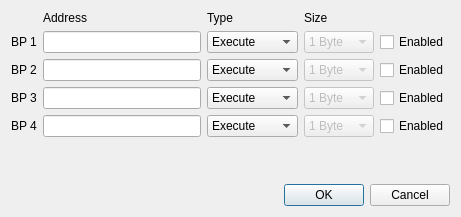
<?xml version="1.0" encoding="UTF-8"?>
<ui version="4.0">
 <author>Evan Teran</author>
 <class>DialogHWBreakpoints</class>
 <widget class="QDialog" name="DialogHWBreakpoints">
  <property name="geometry">
   <rect>
    <x>0</x>
    <y>0</y>
    <width>461</width>
    <height>217</height>
   </rect>
  </property>
  <property name="windowTitle">
   <string>Hardware Breakpoints</string>
  </property>
  <layout class="QGridLayout">
   <item row="0" column="1">
    <widget class="QLabel" name="label_2">
     <property name="text">
      <string>Address</string>
     </property>
    </widget>
   </item>
   <item row="0" column="2">
    <widget class="QLabel" name="label_4">
     <property name="text">
      <string>Type</string>
     </property>
    </widget>
   </item>
   <item row="0" column="3">
    <widget class="QLabel" name="label_3">
     <property name="text">
      <string>Size</string>
     </property>
    </widget>
   </item>
   <item row="1" column="0">
    <widget class="QLabel" name="label">
     <property name="text">
      <string>BP 1</string>
     </property>
    </widget>
   </item>
   <item row="1" column="1">
    <widget class="QLineEdit" name="txtBP1">
     <property name="font">
      <font>
       <family>Monospace</family>
      </font>
     </property>
    </widget>
   </item>
   <item row="1" column="2">
    <widget class="QComboBox" name="cmbType1">
     <item>
      <property name="text">
       <string>Execute</string>
      </property>
     </item>
     <item>
      <property name="text">
       <string>Write</string>
      </property>
     </item>
     <item>
      <property name="text">
       <string>Read/Write</string>
      </property>
     </item>
    </widget>
   </item>
   <item row="1" column="3">
    <widget class="QComboBox" name="cmbSize1">
     <property name="enabled">
      <bool>false</bool>
     </property>
     <item>
      <property name="text">
       <string>1 Byte</string>
      </property>
     </item>
     <item>
      <property name="text">
       <string>2 Bytes</string>
      </property>
     </item>
     <item>
      <property name="text">
       <string>4 Bytes</string>
      </property>
     </item>
    </widget>
   </item>
   <item row="1" column="4">
    <widget class="QCheckBox" name="chkBP1">
     <property name="text">
      <string>Enabled</string>
     </property>
    </widget>
   </item>
   <item row="2" column="0">
    <widget class="QLabel" name="label_5">
     <property name="text">
      <string>BP 2</string>
     </property>
    </widget>
   </item>
   <item row="2" column="1">
    <widget class="QLineEdit" name="txtBP2">
     <property name="font">
      <font>
       <family>Monospace</family>
      </font>
     </property>
    </widget>
   </item>
   <item row="2" column="2">
    <widget class="QComboBox" name="cmbType2">
     <item>
      <property name="text">
       <string>Execute</string>
      </property>
     </item>
     <item>
      <property name="text">
       <string>Write</string>
      </property>
     </item>
     <item>
      <property name="text">
       <string>Read/Write</string>
      </property>
     </item>
    </widget>
   </item>
   <item row="2" column="3">
    <widget class="QComboBox" name="cmbSize2">
     <property name="enabled">
      <bool>false</bool>
     </property>
     <item>
      <property name="text">
       <string>1 Byte</string>
      </property>
     </item>
     <item>
      <property name="text">
       <string>2 Bytes</string>
      </property>
     </item>
     <item>
      <property name="text">
       <string>4 Bytes</string>
      </property>
     </item>
    </widget>
   </item>
   <item row="2" column="4">
    <widget class="QCheckBox" name="chkBP2">
     <property name="text">
      <string>Enabled</string>
     </property>
    </widget>
   </item>
   <item row="3" column="0">
    <widget class="QLabel" name="label_6">
     <property name="text">
      <string>BP 3</string>
     </property>
    </widget>
   </item>
   <item row="3" column="1">
    <widget class="QLineEdit" name="txtBP3">
     <property name="font">
      <font>
       <family>Monospace</family>
      </font>
     </property>
    </widget>
   </item>
   <item row="3" column="2">
    <widget class="QComboBox" name="cmbType3">
     <item>
      <property name="text">
       <string>Execute</string>
      </property>
     </item>
     <item>
      <property name="text">
       <string>Write</string>
      </property>
     </item>
     <item>
      <property name="text">
       <string>Read/Write</string>
      </property>
     </item>
    </widget>
   </item>
   <item row="3" column="3">
    <widget class="QComboBox" name="cmbSize3">
     <property name="enabled">
      <bool>false</bool>
     </property>
     <item>
      <property name="text">
       <string>1 Byte</string>
      </property>
     </item>
     <item>
      <property name="text">
       <string>2 Bytes</string>
      </property>
     </item>
     <item>
      <property name="text">
       <string>4 Bytes</string>
      </property>
     </item>
    </widget>
   </item>
   <item row="3" column="4">
    <widget class="QCheckBox" name="chkBP3">
     <property name="text">
      <string>Enabled</string>
     </property>
    </widget>
   </item>
   <item row="4" column="0">
    <widget class="QLabel" name="label_7">
     <property name="text">
      <string>BP 4</string>
     </property>
    </widget>
   </item>
   <item row="4" column="1">
    <widget class="QLineEdit" name="txtBP4">
     <property name="font">
      <font>
       <family>Monospace</family>
      </font>
     </property>
    </widget>
   </item>
   <item row="4" column="2">
    <widget class="QComboBox" name="cmbType4">
     <item>
      <property name="text">
       <string>Execute</string>
      </property>
     </item>
     <item>
      <property name="text">
       <string>Write</string>
      </property>
     </item>
     <item>
      <property name="text">
       <string>Read/Write</string>
      </property>
     </item>
    </widget>
   </item>
   <item row="4" column="3">
    <widget class="QComboBox" name="cmbSize4">
     <property name="enabled">
      <bool>false</bool>
     </property>
     <item>
      <property name="text">
       <string>1 Byte</string>
      </property>
     </item>
     <item>
      <property name="text">
       <string>2 Bytes</string>
      </property>
     </item>
     <item>
      <property name="text">
       <string>4 Bytes</string>
      </property>
     </item>
    </widget>
   </item>
   <item row="4" column="4">
    <widget class="QCheckBox" name="chkBP4">
     <property name="text">
      <string>Enabled</string>
     </property>
    </widget>
   </item>
   <item row="5" column="1">
    <spacer>
     <property name="orientation">
      <enum>Qt::Vertical</enum>
     </property>
     <property name="sizeHint" stdset="0">
      <size>
       <width>20</width>
       <height>40</height>
      </size>
     </property>
    </spacer>
   </item>
   <item row="6" column="2" colspan="3">
    <widget class="QDialogButtonBox" name="buttonBox">
     <property name="orientation">
      <enum>Qt::Horizontal</enum>
     </property>
     <property name="standardButtons">
      <set>QDialogButtonBox::Cancel|QDialogButtonBox::Ok</set>
     </property>
    </widget>
   </item>
  </layout>
 </widget>
 <resources/>
 <connections>
  <connection>
   <sender>buttonBox</sender>
   <signal>accepted()</signal>
   <receiver>DialogHWBreakpoints</receiver>
   <slot>accept()</slot>
   <hints>
    <hint type="sourcelabel">
     <x>248</x>
     <y>254</y>
    </hint>
    <hint type="destinationlabel">
     <x>157</x>
     <y>274</y>
    </hint>
   </hints>
  </connection>
  <connection>
   <sender>buttonBox</sender>
   <signal>rejected()</signal>
   <receiver>DialogHWBreakpoints</receiver>
   <slot>reject()</slot>
   <hints>
    <hint type="sourcelabel">
     <x>316</x>
     <y>260</y>
    </hint>
    <hint type="destinationlabel">
     <x>286</x>
     <y>274</y>
    </hint>
   </hints>
  </connection>
 </connections>
</ui>
